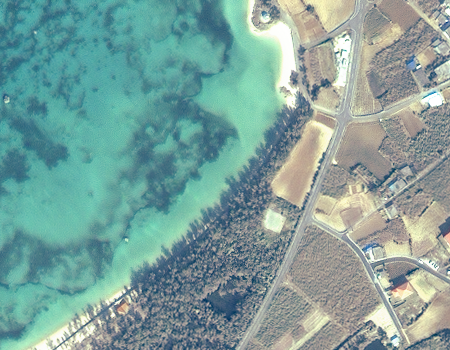
#> input picture Image Process/irabu_zhang1.bmp, 450 x 350 px
$ python Kmeans.py
#> lines starting #> are read from the running program, lines starting #| are printed output that depends on the picture
# %%
import cv2
import numpy as np
import random
import matplotlib.pyplot as plt

img = cv2.imread('irabu_zhang1.bmp')
#> img is the input picture: shape (350, 450, 3); mean B, G, R 155.9, 161.3, 126.5
w = img.shape[1]
#> w = 450
h = img.shape[0]
#> h = 350
img = cv2.cvtColor(img, cv2.COLOR_BGR2RGB)
data = np.asarray(img.transpose([1,0,2]))
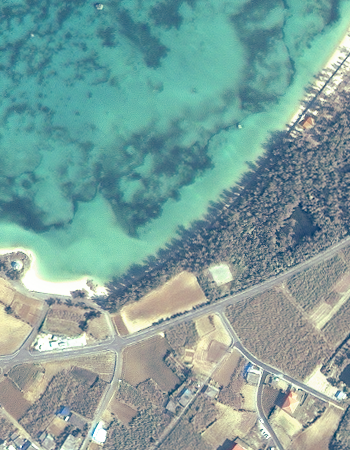
#> data: shape (450, 350, 3); mean R, G, B 126.5, 161.3, 155.9
resize_data = data.reshape(h*w, 3)

k = 5
# select k random rgb of pixel in the img
random_center = random.sample(resize_data.tolist(), k)
#> random_center = [[198, 180, 159], [248, 243, 189], [58, 126, 137], [80, 103, 123], [250, 249, 239]]

def eucli_dis(vector1, vector2):
    return np.sqrt(np.sum(np.power(vector2-vector1, 2)))

class_Matrix = np.zeros([w, h])
centroid = np.asarray(random_center)
#> centroid has the same summary as random_center
clusterChanged = True
while clusterChanged:
    clusterChanged = False
    for i in range (w):
        for j in range (h):
            minDist = 99999
            minIndex = -1
            for x in range(k):
                distance = eucli_dis([centroid[x]], data[i,j,:])
                if distance < minDist:
                    minDist = distance
                    minIndex = x
            if class_Matrix[i][j] != minIndex :
                class_Matrix[i][j] = minIndex
                clusterChanged = False

    for x in range(k):
        points = np.nonzero(class_Matrix == x)
        pointsInCluster = data[points]
        centroid[x, :] = np.mean(pointsInCluster, axis = 0)
    print(centroid)
#> this loop made 1 pass
#| [[162 177 162]
#|  [225 231 192]
#|  [ 85 155 154]
#|  [ 96 115 128]
#|  [248 250 239]]
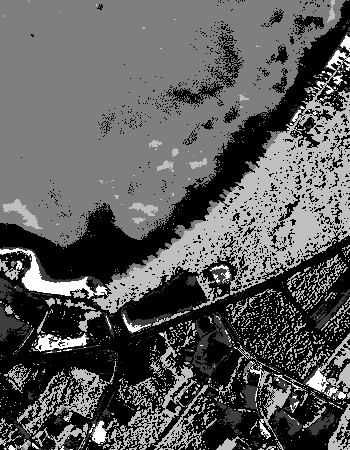
#> class_Matrix: shape (450, 350) float64; min 0, max 4, mean 1.43; drawn with min black and max white
#> after the loop, centroid = [[162, 177, 162], [225, 231, 192], [85, 155, 154], [96, 115, 128], [248, 250, 239]]
print(class_Matrix)
#> (printed output is left out)

def generate_img(class_Matrix):
    new_img = np.ones((w, h, 3))
#> new_img: shape (450, 350, 3) float64; every value is 1
    for i in range (w):
        for j in range (h):
            pixel = (i, j)
            class_Matrix = np.array(class_Matrix, dtype = np.uint8)
            new_img[i][j] =  centroid[class_Matrix[i][j]]
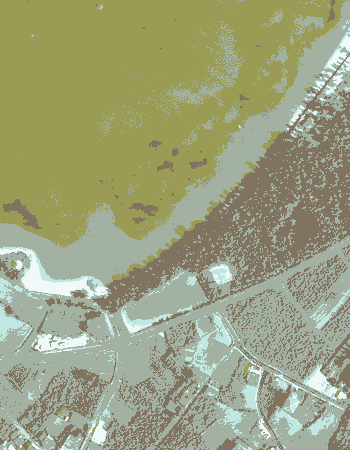
#> new_img: shape (450, 350, 3) float64; mean of channels 0, 1, 2 126, 160.8, 155.4; drawn as B, G, R
    new_img = np.array(new_img, dtype = np.uint8)
    new_img = new_img.transpose(1,0,2)
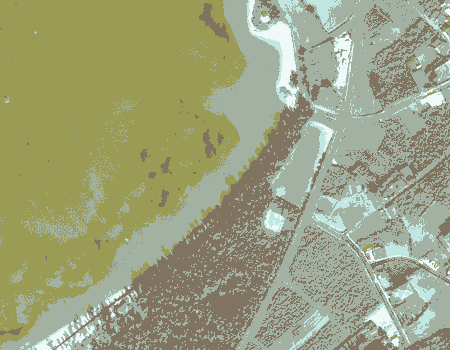
#> new_img: shape (350, 450, 3); mean of channels 0, 1, 2 126, 160.8, 155.4; drawn as B, G, R
    return new_img

plt.imshow(generate_img(class_Matrix))
plt.show()


# %%
